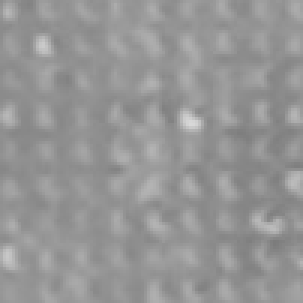
#> input picture Daniel_Baker_Blacklock_Project4/C. elegans/Data/0/image_1325.png, 101 x 101 px (shown 3 times larger); its folder holds 4 pictures in this run
$ python ConfusionMatrix.py
#> lines starting #> are read from the running program, lines starting #| are printed output that depends on the picture
import numpy as np
import glob
import cv2 as cv
import idx2numpy
import math

path = "C:/Users/ajdan/Documents/PR-ML/Machine Learning/Project 4 ML/Machine-Learning-Project4/C. elegans/Data/0"

data = np.load('W_CElegans.npz')
#> (reads Daniel_Baker_Blacklock_Project4/W_CElegans.npz from the repository)

W = data['W']
SIZE , K = W.shape

SIZE = 28*28
filenames = glob.glob(path + '/*.png')
filenames.sort()
images = [cv.imread(img) for img in filenames]
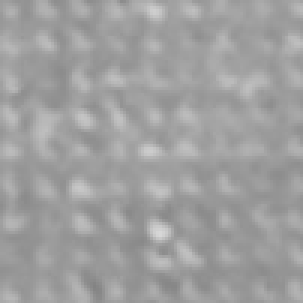
#> input picture Daniel_Baker_Blacklock_Project4/C. elegans/Data/0/image_1469.png, 101 x 101 px (shown 3 times larger)
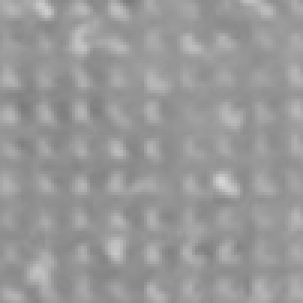
#> input picture Daniel_Baker_Blacklock_Project4/C. elegans/Data/0/image_1602.png, 101 x 101 px (shown 3 times larger)
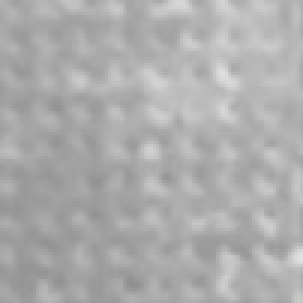
#> input picture Daniel_Baker_Blacklock_Project4/C. elegans/Data/0/image_1639.png, 101 x 101 px (shown 3 times larger)
#> images = 4 items

scale_percent = 28 # percent of original size
width = int(101 * scale_percent / 100)
height = int(101 * scale_percent / 100)
dim = (width, height)

imagesResized = [cv.resize(img, dim, interpolation=cv.INTER_AREA) for img in images]
#> imagesResized = 4 items
imagesGrayscale = [cv.cvtColor(img, cv.COLOR_BGR2GRAY) for img in imagesResized]
#> imagesGrayscale = 4 items
imagesBlurred = [cv.GaussianBlur(img, (3,3), 0) for img in imagesGrayscale]
#> imagesBlurred = 4 items

sobelx = [cv.Sobel(src=img, ddepth=cv.CV_64F, dx=1, dy=0, ksize=5) for img in imagesBlurred]
#> sobelx = 4 items
sobely = [cv.Sobel(src=img, ddepth=cv.CV_64F, dx=0, dy=1, ksize=5) for img in imagesBlurred]
#> sobely = 4 items
sobelxy = [cv.Sobel(src=img, ddepth=cv.CV_64F, dx=1, dy=1, ksize=5) for img in imagesBlurred]
#> sobelxy = 4 items

edges = [cv.Canny(image=img, threshold1=60, threshold2=140) for img in imagesBlurred]
#> edges = 4 items

DataX = np.empty((0,SIZE),int)
for i in range(len(edges)):
    temp = np.reshape(edges[i],SIZE)
    temp = temp.astype(int)
    temp = np.array([temp])
    DataX  = np.append(DataX,temp,0)
#> this loop made 4 passes

DataX = DataX / 255
DataX =  np.insert(DataX, DataX.shape[1], 1, axis=1)

DataXTest = DataX[math.ceil(DataX.shape[0] * 0.8):]
#> DataXTest = empty array


yPred = np.dot(DataXTest, W)
#> yPred = empty array

totals = np.zeros((K))
for i in range(len(DataXTest)):
    totals[np.argmax(yPred[i])] += 1
#> this loop made 0 passes
#> after the loop, totals = [0, 0]

print("Total Tallies For Worms 0:")
for i in range(K):
    print("Class", int(i) , ":" , int(totals[i]))
#> this loop made 2 passes
#| Class 0 : 0
#| Class 1 : 0


path = "C:/Users/ajdan/Documents/PR-ML/Machine Learning/Project 4 ML/Machine-Learning-Project4/C. elegans/Data/1"

data = np.load('W_CElegans.npz')

W = data['W']
SIZE , K = W.shape

SIZE = 28*28
filenames = glob.glob(path + '/*.png')
filenames.sort()
images = [cv.imread(img) for img in filenames]

scale_percent = 28 # percent of original size
width = int(101 * scale_percent / 100)
#> width = 28
height = int(101 * scale_percent / 100)
#> height = 28
dim = (width, height)
#> dim = (28, 28)

imagesResized = [cv.resize(img, dim, interpolation=cv.INTER_AREA) for img in images]
#> imagesResized = []
imagesGrayscale = [cv.cvtColor(img, cv.COLOR_BGR2GRAY) for img in imagesResized]
#> imagesGrayscale = []
imagesBlurred = [cv.GaussianBlur(img, (3,3), 0) for img in imagesGrayscale]
#> imagesBlurred = []

sobelx = [cv.Sobel(src=img, ddepth=cv.CV_64F, dx=1, dy=0, ksize=5) for img in imagesBlurred]
#> sobelx = []
sobely = [cv.Sobel(src=img, ddepth=cv.CV_64F, dx=0, dy=1, ksize=5) for img in imagesBlurred]
#> sobely = []
sobelxy = [cv.Sobel(src=img, ddepth=cv.CV_64F, dx=1, dy=1, ksize=5) for img in imagesBlurred]
#> sobelxy = []

edges = [cv.Canny(image=img, threshold1=60, threshold2=140) for img in imagesBlurred]
#> edges = []

DataX = np.empty((0,SIZE),int)
#> DataX = empty array
for i in range(len(edges)):
    temp = np.reshape(edges[i],SIZE)
    temp = temp.astype(int)
    temp = np.array([temp])
    DataX  = np.append(DataX,temp,0)

DataX = DataX / 255
DataX =  np.insert(DataX, DataX.shape[1], 1, axis=1)

DataXTest = DataX[math.ceil(DataX.shape[0] * 0.8):]


yPred = np.dot(DataXTest, W)

totals = np.zeros((K))
for i in range(len(DataXTest)):
    totals[np.argmax(yPred[i])] += 1

print("Total Tallies For Worms 1:")
for i in range(K):
    print("Class", int(i) , ":" , int(totals[i]))


data = np.load('trainedModelMNIST.npz')
#> (reads Daniel_Baker_Blacklock_Project4/trainedModelMNIST.npz from the repository)

W = data['x']


imageTestFile = 'MNIST/DataUncompressed/test-images.idx3-ubyte'  # Load Test Images File
labelTestFile = 'MNIST/DataUncompressed/test-labels.idx1-ubyte'  # Load Test Labels File


#> (the run stopped early here; a loop or call above may not have finished)
